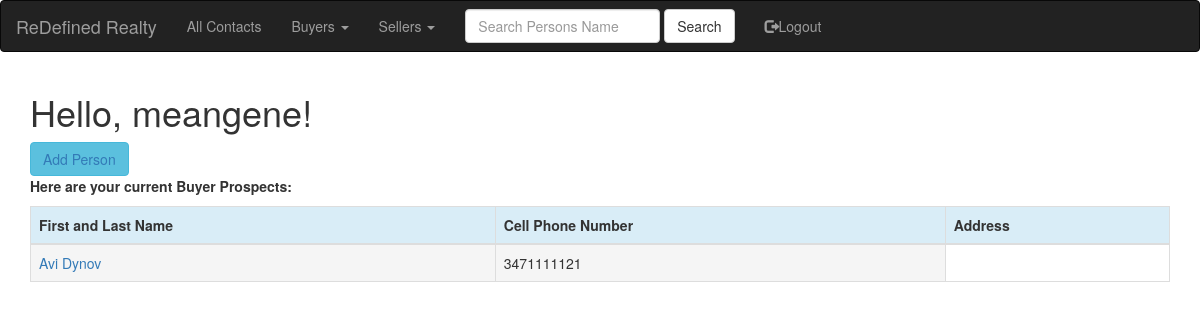
The app's page /buyer_prospects (signed in), older data.
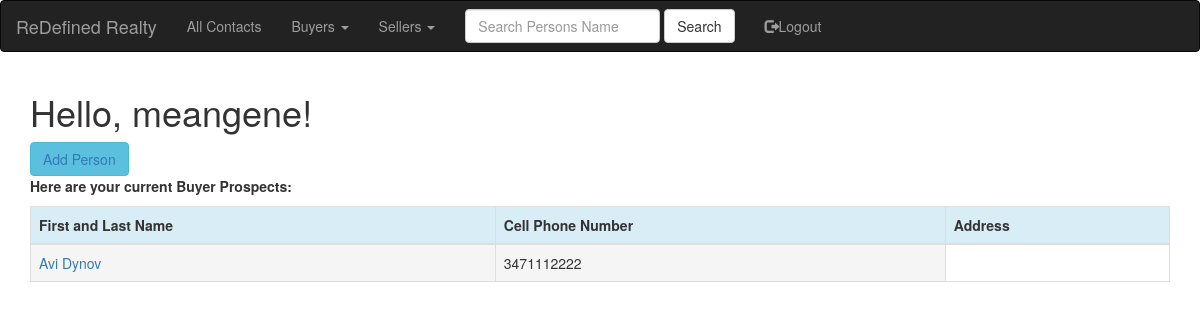
The same page, newer data.
### app/models.py (models this page shows, shortened)
class People(db.Model):
    id = db.Column(db.Integer, primary_key=True)
    first_name=db.Column(db.String(20))
    last_name=db.Column(db.String(20))
    phone_cell=db.Column(db.Integer)
    ptype=db.Column(db.String(6))
    pstatus=db.Column(db.String(7))
    notes=db.Column(db.String(140))
    user_account_pk=db.Column(db.Integer, db.ForeignKey('user.id'))
    ProfileNotes=db.relationship('ProfileNotes', backref='peopleprofilenotes', lazy='dynamic')

### app/routes.py (the view)
@app.route('/buyer_prospects', methods=['GET'])
@login_required
def buyer_prospects():
    buyerprospects=view_buyer_prospects(current_user=current_user)
    return render_template('buyer_prospects.html', title='Buyer Prospects', buyerprospects=buyerprospects)

### app/models.py (called while the page is built)
@login.user_loader
def load_user(id):
    return User.query.get(int(id))

### app/queryfunc.py (called while the page is built)
def view_buyer_prospects(current_user):
    currentuser = User.query.filter_by(username=current_user.username).first()
    account_pk = currentuser.id
    buyerprospects=People.query.filter_by(user_account_pk=account_pk, ptype="buyer", pstatus="prospect").all()
    return buyerprospects

### app/templates/buyer_prospects.html
{% extends "base.html" %}
{% import 'bootstrap/wtf.html' as wtf %}
{% block app_content %}
    <h1>Hello, {{ current_user.username }}!</h1>
    <div class="btn-group">
        <button type="button" class="btn btn-info"><a href="{{ url_for('add_people') }}">Add Person</a></button>
    </div>
    <div><p><b>Here are your current Buyer Prospects:</b></p></div>
    <div class="table-responsive">
        <table class="table table-bordered">
            <thead>
                <tr class="info">
                    <th>First and Last Name</th>
                    <th>Cell Phone Number</th>
                    <th>Address</th>
                </tr>
            </thead>
            {% for everyone in buyerprospects %}
            <TR>
                <TD class="active"><a href="{{ url_for('view_people', people_id=everyone.id) }}">{{ everyone.first_name }}  {{ everyone.last_name }}</a></TD>
                <TD class="active">{{ everyone.phone_cell }}</TD>
            </TR>
            {% endfor %}
        </table>
    </div>
{% endblock %}

Row changes from the older to the newer data that the page shows:
changed People "Avi": phone_cell "3471111121" → "3471112222"
